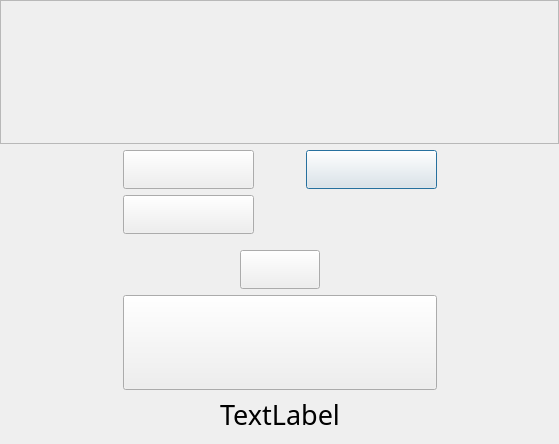
<?xml version="1.0" encoding="UTF-8"?>
<ui version="4.0">
 <class>BankWindow</class>
 <widget class="QDialog" name="BankWindow">
  <property name="geometry">
   <rect>
    <x>0</x>
    <y>0</y>
    <width>559</width>
    <height>444</height>
   </rect>
  </property>
  <property name="font">
   <font>
    <pointsize>4</pointsize>
   </font>
  </property>
  <property name="windowTitle">
   <string>Dialog</string>
  </property>
  <property name="styleSheet">
   <string notr="true">#BankWindow{border-image: url(:/graphics/graphics/graphics/tausta.png)0 0 0 0 stretch stretch;}
#Btn_lah:pressed,#Btn_saldo:pressed{
border-style:solid;
border-width: 5px;
border-color: rgb(45, 45, 45);

margin: 2px 10px 2px 0px;}
#Btn_loki:pressed,#Btn_nosta:pressed{
border-style:solid;
border-width: 5px;
border-color: rgb(45, 45, 45);
margin: 2px 0px 2px 10px;}
#Btn_exit:pressed{
border-style:solid;
border-width: 5px;
border-color: rgb(45, 45, 45);
margin: 2px 10px 2px 10px;}

#Btn_lah:hover,#Btn_loki:hover,#Btn_nosta:hover,#Btn_saldo:hover,#Btn_exit:hover{
border-style:solid;
border-width: 2px;
border-color: rgb(45, 45, 45);
padding: 2px 2px;}
</string>

  </property>
  <layout class="QGridLayout" name="gridLayout">
   <property name="leftMargin">
    <number>0</number>
   </property>
   <property name="topMargin">
    <number>0</number>
   </property>
   <property name="rightMargin">
    <number>0</number>
   </property>
   <item row="2" column="2">
    <spacer name="horizontalSpacer">
     <property name="orientation">
      <enum>Qt::Horizontal</enum>
     </property>
     <property name="sizeType">
      <enum>QSizePolicy::Fixed</enum>
     </property>
     <property name="sizeHint" stdset="0">
      <size>
       <width>40</width>
       <height>20</height>
      </size>
     </property>
    </spacer>
   </item>
   <item row="2" column="3">
    <widget class="QPushButton" name="Btn_saldo">
     <property name="sizePolicy">
      <sizepolicy hsizetype="Preferred" vsizetype="Preferred">
       <horstretch>0</horstretch>
       <verstretch>0</verstretch>
      </sizepolicy>
     </property>
     <property name="maximumSize">
      <size>
       <width>356</width>
       <height>92</height>
      </size>
     </property>
     <property name="font">
      <font>
       <pointsize>20</pointsize>
      </font>
     </property>
     <property name="cursor">
      <cursorShape>PointingHandCursor</cursorShape>
     </property>
     <property name="styleSheet">
      <string notr="true">border-image: url(:/graphics/graphics/graphics/saldo.png)0 0 0 0;</string>
     </property>
     <property name="text">
      <string/>
     </property>
     <property name="flat">
      <bool>false</bool>
     </property>
    </widget>
   </item>
   <item row="2" column="1">
    <widget class="QPushButton" name="Btn_nosta">
     <property name="sizePolicy">
      <sizepolicy hsizetype="Preferred" vsizetype="Preferred">
       <horstretch>0</horstretch>
       <verstretch>0</verstretch>
      </sizepolicy>
     </property>
     <property name="maximumSize">
      <size>
       <width>356</width>
       <height>92</height>
      </size>
     </property>
     <property name="font">
      <font>
       <pointsize>20</pointsize>
      </font>
     </property>
     <property name="cursor">
      <cursorShape>PointingHandCursor</cursorShape>
     </property>
     <property name="styleSheet">
      <string notr="true">border-image: url(:/graphics/graphics/graphics/nosto.png)0 0 0 0;</string>
     </property>
     <property name="text">
      <string/>
     </property>
    </widget>
   </item>
   <item row="1" column="0" colspan="5">
    <widget class="QStackedWidget" name="stackedWidget">
     <property name="maximumSize">
      <size>
       <width>16777215</width>
       <height>700</height>
      </size>
     </property>
     <property name="font">
      <font>
       <pointsize>20</pointsize>
      </font>
     </property>
     <property name="styleSheet">
      <string notr="true">
#stackedWidget {border-image: url(:/graphics/graphics/graphics/image.png)0 0 0 0 stretch stretch;}

</string>
     </property>
     <property name="frameShape">
      <enum>QFrame::StyledPanel</enum>
     </property>
     <widget class="QWidget" name="page"/>
     <widget class="QWidget" name="page_2"/>
    </widget>
   </item>
   <item row="14" column="1" colspan="3" alignment="Qt::AlignHCenter">
    <widget class="QPushButton" name="Btn_exit">
     <property name="sizePolicy">
      <sizepolicy hsizetype="Fixed" vsizetype="Fixed">
       <horstretch>0</horstretch>
       <verstretch>0</verstretch>
      </sizepolicy>
     </property>
     <property name="minimumSize">
      <size>
       <width>314</width>
       <height>95</height>
      </size>
     </property>
     <property name="font">
      <font>
       <pointsize>20</pointsize>
      </font>
     </property>
     <property name="cursor">
      <cursorShape>PointingHandCursor</cursorShape>
     </property>
     <property name="styleSheet">
      <string notr="true">border-image: url(:/graphics/graphics/graphics/logout.png)0 0 0 0;
</string>
     </property>
     <property name="text">
      <string/>
     </property>
    </widget>
   </item>
   <item row="15" column="1" colspan="3">
    <widget class="QLabel" name="labelInfo">
     <property name="sizePolicy">
      <sizepolicy hsizetype="Preferred" vsizetype="Preferred">
       <horstretch>0</horstretch>
       <verstretch>0</verstretch>
      </sizepolicy>
     </property>
     <property name="font">
      <font>
       <family>Monofonto</family>
       <pointsize>20</pointsize>
      </font>
     </property>
     <property name="text">
      <string>TextLabel</string>
     </property>
     <property name="textFormat">
      <enum>Qt::RichText</enum>
     </property>
     <property name="scaledContents">
      <bool>true</bool>
     </property>
     <property name="alignment">
      <set>Qt::AlignCenter</set>
     </property>
    </widget>
   </item>

   <item row="13" column="1" colspan="3" alignment="Qt::AlignHCenter">
    <widget class="QPushButton" name="Btn_exit">

     <property name="sizePolicy">
      <sizepolicy hsizetype="Minimum" vsizetype="Preferred">
       <horstretch>0</horstretch>
       <verstretch>0</verstretch>
      </sizepolicy>
     </property>
     <property name="maximumSize">
      <size>
       <width>356</width>
       <height>92</height>
      </size>
     </property>
     <property name="font">
      <font>
       <pointsize>20</pointsize>
      </font>
     </property>
     <property name="cursor">
      <cursorShape>PointingHandCursor</cursorShape>
     </property>
     <property name="styleSheet">
      <string notr="true">border-image: url(:/graphics/graphics/graphics/lah.png)0 0 0 0;
</string>
     </property>
     <property name="text">
      <string/>
     </property>
    </widget>
   </item>

   <item row="4" column="1">

    <widget class="QPushButton" name="Btn_loki">
     <property name="sizePolicy">
      <sizepolicy hsizetype="Preferred" vsizetype="Preferred">
       <horstretch>0</horstretch>
       <verstretch>0</verstretch>
      </sizepolicy>
     </property>
     <property name="maximumSize">
      <size>
       <width>356</width>
       <height>92</height>
      </size>
     </property>
     <property name="font">
      <font>
       <pointsize>20</pointsize>
      </font>
     </property>
     <property name="cursor">
      <cursorShape>PointingHandCursor</cursorShape>
     </property>
     <property name="styleSheet">
      <string notr="true">border-image: url(:/graphics/graphics/graphics/history.png)0 0 0 0;</string>
     </property>
     <property name="text">
      <string/>
     </property>
    </widget>
   </item>
   <item row="6" column="2">
    <spacer name="verticalSpacer">
     <property name="orientation">
      <enum>Qt::Vertical</enum>
     </property>
     <property name="sizeType">
      <enum>QSizePolicy::Fixed</enum>
     </property>
     <property name="sizeHint" stdset="0">
      <size>
       <width>20</width>
       <height>10</height>
      </size>
     </property>
    </spacer>
   </item>
  </layout>
 </widget>
 <resources/>
 <connections/>
</ui>
